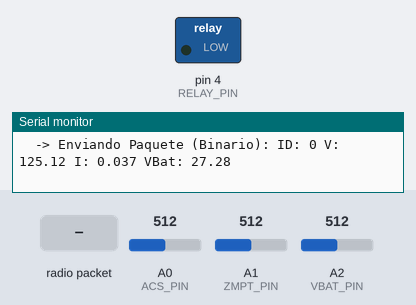
Recording of a sketch running on a simulated Arduino Uno, built with avr-gcc and run on an emulated ATmega328P. Parts: switched loads named in the sketch (green lamp = pin HIGH), the last lines printed to the serial monitor. The inputs (shaded band) are chosen by the test bench; at power-on: A0 (ACS_PIN) = 512, A1 (ZMPT_PIN) = 512, A2 (VBAT_PIN) = 512. EEPROM starts erased; no radio packets arrive unless stated.

Above: at 1.3 s.
1.4 s: radio packet "ON" arrives
At 2.5 s:
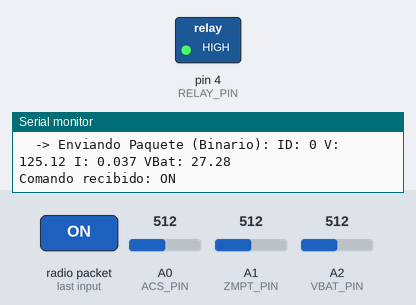
2.9 s: radio packet "OFF" arrives
At 3.6 s:
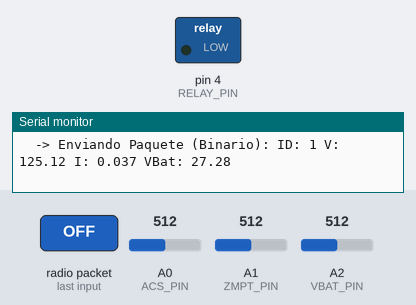
Timing chart, 0 to 5.9 s (numbered marks = the images above; inputs shaded):
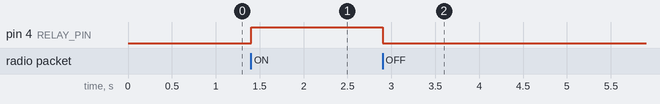

Measured:
- after the input at 1.4 s, pin 4 (RELAY_PIN): LOW → HIGH at once
- after the input at 2.9 s, pin 4 (RELAY_PIN): HIGH → LOW at once

The sketch:

EmisorUniversalAdaptiveCodec.ino
```cpp
/*
 * =======================================================================
 * ==    SKETCH EMISOR UNIVERSAL INTEGRAL (ADAPTATIVO + BINARIO)        ==
 * =======================================================================
 *
 * Combina dos estrategias:
 * 1. AdaptiveTXWSN: Para gestión de energía y frecuencia de envío
 * automática según el voltaje de la batería.
 * 2. CodecWSN: Para codificación binaria eficiente del payload.
 *
 */

// --- LIBRERÍAS DE LA APLICACIÓN ---
#include <SPI.h>
#include <SoftwareSerial.h>
#include <EEPROM.h>

#include <UniversalRadioWSN.h>
#include <AdaptiveTXWSN.h>
#include <CodecWSN.h>

// ======================= 1. SELECCIÓN DEL MÓDULO DE RADIO =======================
#define USE_LORA
//#define USE_XBEE
//#define USE_NRF


// ======================= 2. SELECCIÓN DEL MODO DE PAYLOAD =======================
// Descomenta esta línea para usar CodecWSN o coméntala para usar el payload de String
#define USE_BINARY_ENCODING


// ======================= CONFIGURACIÓN GENERAL DE PINES =======================
#define RELAY_PIN 4
#define ACS_PIN   A0
#define ZMPT_PIN  A1
#define VBAT_PIN  A2

// ======================= CONFIGURACIÓN DE EEPROM =======================
#define EEPROM_COUNTER_ADDR 3


// ======================= OBJETOS Y VARIABLES GLOBALES =======================
RadioInterface* radio;
AdaptiveTXWSN txManager;
AdaptiveTXWSN::Cfg configEnergia;
uint32_t paquetesEnviados = 0;

// --- Objeto de puerto serial para el XBee ---
#if defined(USE_XBEE)
  SoftwareSerial xbeeSerial(2, 3); // RX Pin = 2, TX Pin = 3

#elif defined(USE_NRF)
  const byte nrfWriteAddress[6] = "00001";
  const byte nrfReadAddress[6] = "00002";
#endif

// ======================= SETUP =======================
void setup() {
  pinMode(RELAY_PIN, OUTPUT);
  digitalWrite(RELAY_PIN, LOW);

  Serial.begin(9600);
  while(!Serial);
  Serial.println("\n--- INICIANDO EMISOR UNIVERSAL (ADAPTATIVO + BINARIO) ---");

  Serial.println("Configurando gestor de energía adaptativo...");

  configEnergia.pinAdcBateria       = VBAT_PIN;
  configEnergia.voltajeReferenciaAdc = 5.0f;

  configEnergia.divisorRArriba_k = 0.99f;
  configEnergia.divisorRAbajo_k  = 0.1f;

  // -- Umbrales y períodos --
  configEnergia.umbralAlto_V   = 4.00f;
  configEnergia.umbralMedio_V  = 3.70f;
  configEnergia.corteVoltaje_V = 1.0f;
  configEnergia.periodoAlto_ms = 3000;
  configEnergia.periodoMedio_ms= 5000;
  configEnergia.periodoBajo_ms = 12000;

  // Pasa la configuración
  txManager.begin(configEnergia);

  // --- LECTURA INICIAL DE LA EEPROM ---
  EEPROM.get(EEPROM_COUNTER_ADDR, paquetesEnviados);
  Serial.print("Contador recuperado de EEPROM: ");
  Serial.println(paquetesEnviados);

  // --- INYECCIÓN DE DEPENDENCIA DEL RADIO ---
  Serial.print("Configurando radio: ");

  #if defined(USE_LORA)
    Serial.println("LoRa");

    LoRaConfig configLora;
    configLora.frequency       = 410E6;
    configLora.spreadingFactor = 7;
    configLora.signalBandwidth = 125E3;
    configLora.codingRate      = 5;
    configLora.syncWord        = 0xF3;
    configLora.txPower         = 20;
    configLora.csPin           = 10;
    configLora.resetPin        = 9;
    configLora.irqPin          = 2;

    radio = new LoraRadio(configLora);

  #elif defined(USE_XBEE)
    Serial.println("XBee");
    xbeeSerial.begin(9600);
    radio = new XBeeRadio(xbeeSerial, 9600, -1, -1);

  #elif defined(USE_NRF)
    Serial.println("NRF24L01");
    NrfConfig configNrf;

    configNrf.cePin = 9;
    configNrf.csnPin = 10;
    configNrf.writeAddress = nrfWriteAddress;
    configNrf.readAddress = nrfReadAddress;
    configNrf.channel = 108;

    configNrf.dataRate = 250;
    configNrf.paLevel = 0;

    radio = new NrfRadio(configNrf);
  #endif

  if (!radio->iniciar()) {
    Serial.println("¡¡¡ERROR: Fallo al iniciar el módulo de radio!!!");
    while (true);
  }
  Serial.println("Módulo de radio inicializado y listo.");
}

// ======================= LOOP =======================
void loop() {

  // txManager decide cuándo enviar
  if (txManager.tick()) {

    // 1. Leer los sensores
    float voltage   = leerVoltajeZMPT();
    float corriente = leerCorrienteACS();

    // 2. Obtenemos el voltaje de la batería directamente del gestor
    float vbat      = txManager.lastVolts();
    paquetesEnviados++;

    // 3. Guardar el nuevo contador en EEPROM
    EEPROM.put(EEPROM_COUNTER_ADDR, paquetesEnviados);

    // 4. Determinar el intervalo actual
    long currentPeriod_ms = 0;
    String currentLevelStr; // String para almacenar el texto
    int currentLevel = (int)txManager.level();

    // Usamos los valores enteros del enum (BATT_HIGH=2, BATT_MID=1, BATT_LOW=0)
    switch (currentLevel) {

      case 2: // BATT_HIGH
        currentPeriod_ms = configEnergia.periodoAlto_ms;
        currentLevelStr = "ALTO";
        break;

      case 1: // BATT_MID
        currentPeriod_ms = configEnergia.periodoMedio_ms;
        currentLevelStr = "MEDIO";
        break;

      case 0: // BATT_LOW
      default:
        currentPeriod_ms = configEnergia.periodoBajo_ms;
        currentLevelStr = "BAJO";
        break;
    }

    float periodInSeconds = currentPeriod_ms / 1000.0;

    // 5. Imprimir el mensaje de estado de batería
    Serial.println("----------------------------------------");
    Serial.print("Nivel Bateria: " + currentLevelStr);
    Serial.print(" (" + String(vbat, 2) + "V). ");
    Serial.print("Proximo envio en: " + String(periodInSeconds, 0) + " seg.");
    Serial.println();


    // 6. Decidir el formato del payload (Binario o Texto)
    #if defined(USE_BINARY_ENCODING)
      // --- MODO BINARIO (CodecWSN) ---

      //Crear el paquete
      Packet miPaquete;
      miPaquete.id = paquetesEnviados;
      miPaquete.voltaje = (int16_t)(voltage * 100);
      miPaquete.corriente = (int16_t)(corriente * 1000);
      miPaquete.vbat = (uint16_t)(vbat * 100);

      // Codificar el paquete en un frame binario
      uint8_t frameBuffer[WSNFrame::FRAME_SIZE];
      WSNFrame::encodeFrameFromPacket(frameBuffer, miPaquete);

      // Enviar el frame binario
      radio->enviar(frameBuffer, WSNFrame::FRAME_SIZE);

      // --- IMPRESIÓN EN MONITOR SERIAL (MODO BINARIO) ---
      Serial.print("  -> Enviando Paquete (Binario): ");
      Serial.print("ID: "); Serial.print(miPaquete.id);
      Serial.print(" V: "); Serial.print(voltage, 2);
      Serial.print(" I: "); Serial.print(corriente, 3);
      Serial.print(" VBat: "); Serial.println(vbat, 2);

    #else
      // --- MODO TEXTO (String) ---

      // Crear el payload como String
      String dataPayload = "N:" + String(paquetesEnviados) +
                           " V:" + String(voltage, 2) +
                           " I:" + String(corriente, 2) +
                           " B:" + String(vbat, 2);

      Serial.print("  -> Enviando Paquete (ASCII): ");
      Serial.println(dataPayload);

      // Enviar el payload de String
      #if defined(USE_NRF)
        radio->enviar(dataPayload);
      #else
        radio->enviar(dataPayload + "\n");
      #endif

    #endif
  }

  // --- Recepción de comandos ---
  if (radio->hayDatosDisponibles()) {
    String comando = radio->leerComoString();
    comando.trim();

    if (comando.length() > 0) {
      Serial.print("Comando recibido: ");
      Serial.println(comando);

      if (comando == "ON") {
        digitalWrite(RELAY_PIN, HIGH);
      } else if (comando == "OFF") {
        digitalWrite(RELAY_PIN, LOW);
      }
    }
  }
}

// ======================= FUNCIONES DE LECTURA DE SENSORES =======================

float leerVoltajeZMPT() {
  int lectura = analogRead(ZMPT_PIN);
  return ((lectura * 5.0) / 1023.0) * 50.0;
}

float leerCorrienteACS() {
  int lectura = analogRead(ACS_PIN);
  float volt = (lectura * 5.0) / 1023.0;
  return (volt - 2.5) / 0.066;
}
```
